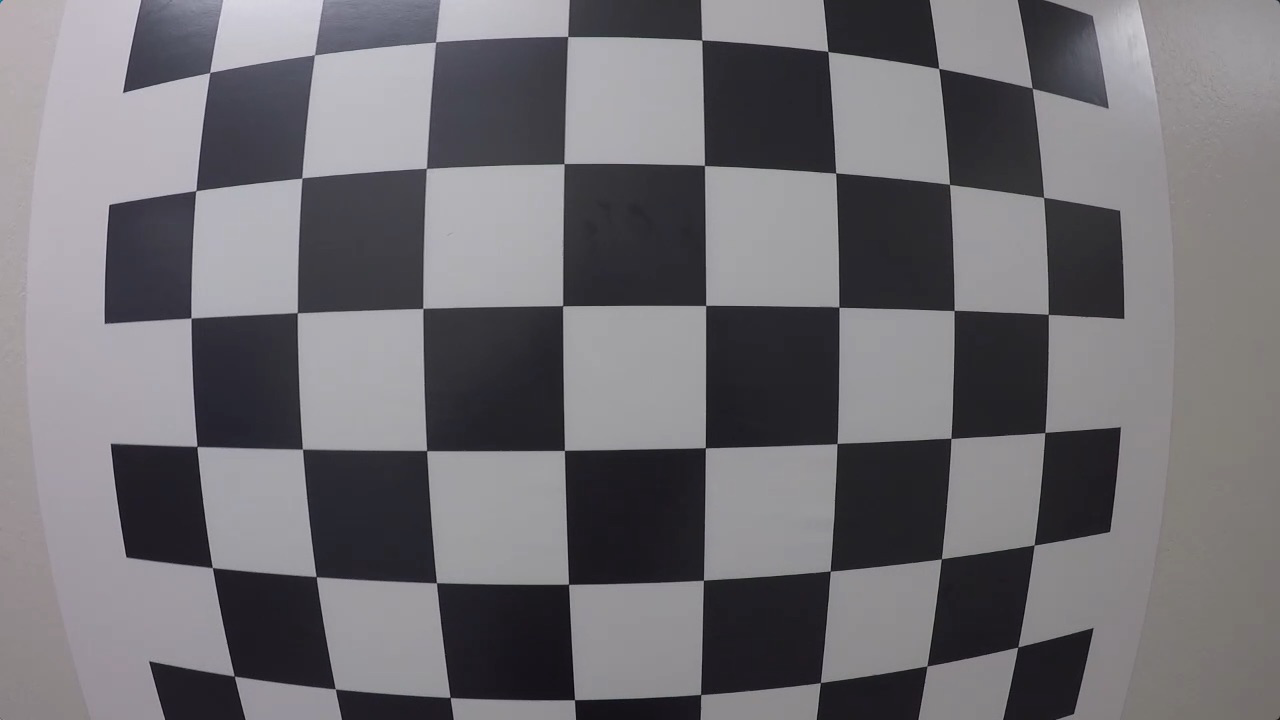
#> input picture Calibration/calibration_test.png, 1280 x 720 px
$ jupyter execute --allow-errors test-calibration.ipynb
#> lines starting #> are read from the running program, lines starting #| are printed output that depends on the picture; after the words box and inside, x2 and y2 are one past the last pixel; in counts of white or black regions, pixels touching at a corner belong together
[cell 1]
import numpy as np
import cv2
import matplotlib.pyplot as plt
import matplotlib.image as mpimg

# prepare object points
nx = 8
ny = 6

# Make a list of calibration images
fname = './Calibration/calibration_test.png'
img = cv2.imread(fname)
#> img is the input picture: shape (720, 1280, 3); mean B, G, R 115.4, 110.9, 112.9

# Convert to grayscale
gray = cv2.cvtColor(img, cv2.COLOR_BGR2GRAY)

# Find the chessboard corners
ret, corners = cv2.findChessboardCorners(gray, (nx, ny), None)
#> ret = True; corners = 48 rows, first 8: [209.5, 72.76], [314.5, 54.59], [435.5, 42.04], [567.8, 36.47], [702, 40.03], [827.9, 51.39], [938.9, 68.44], [1032.2, 88.22]

# If found, draw corners
if ret == True:
    # Draw and display the corners
    cv2.drawChessboardCorners(img, (nx, ny), corners, ret)
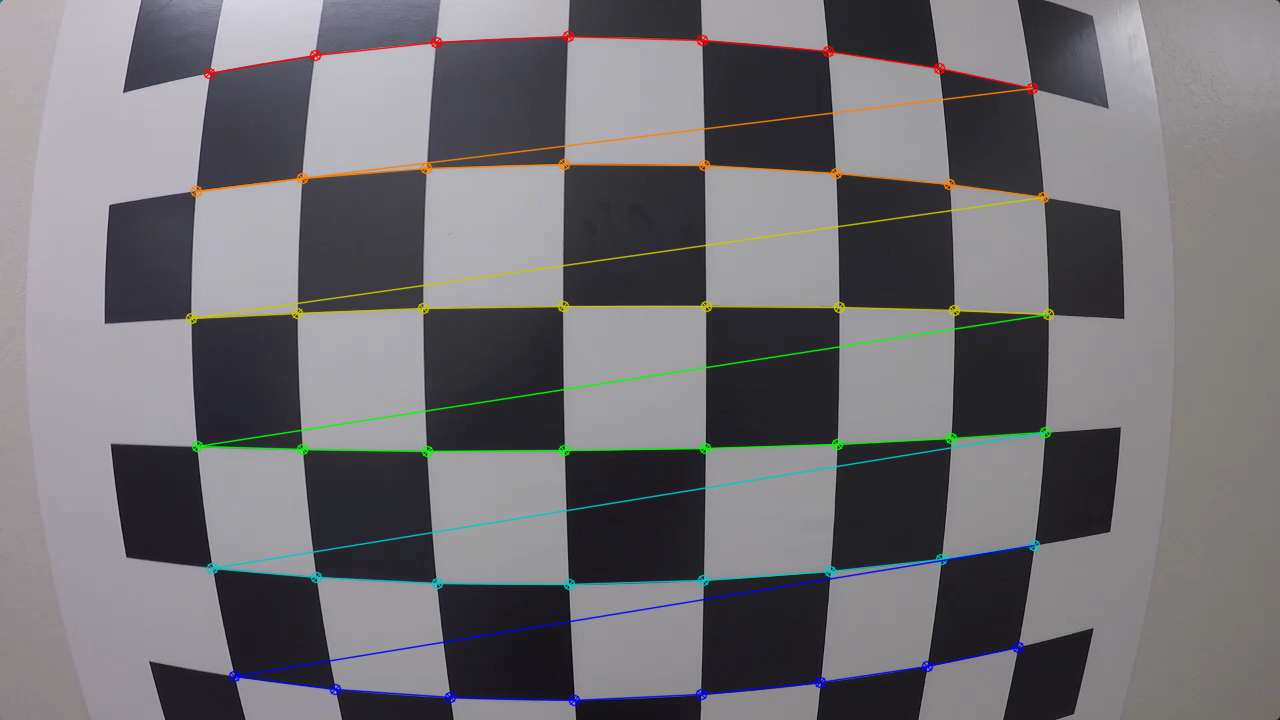
#> img: shape (720, 1280, 3); 3.33% of pixels changed, all inside (x1, y1, x2, y2) = (185, 30, 1055, 707)
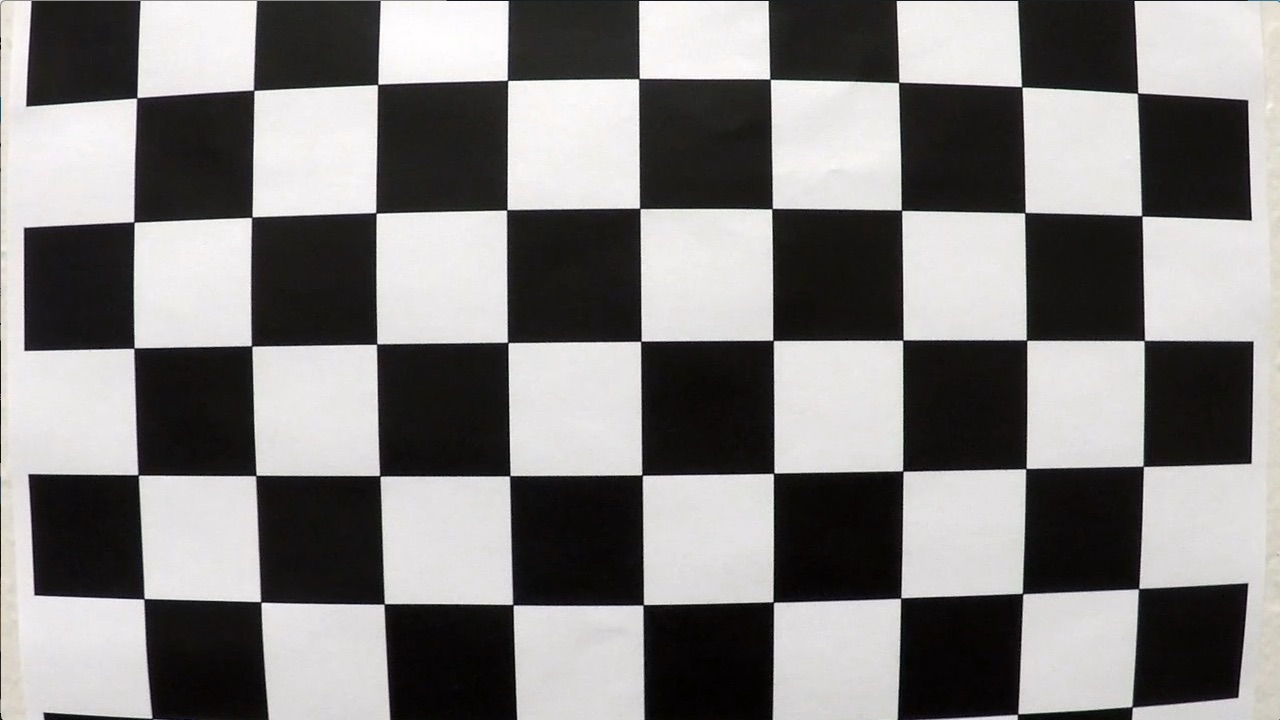
#> input picture Calibration/calibration1.jpg, 1280 x 720 px
#> further down, img is the input picture: shape (720, 1280, 3); mean R, G, B 130.1, 128.4, 127.8
#> `ret, corners = cv2.findChessboardCorners(gray, (9,6), None)`: ret = False; corners = None
    plt.imshow(img)

[cell 2]
import glob

[cell 3]
images = glob.glob('./Calibration/calibration*.jpg')

# Arrays to store obj and image points from the images

objpoints = [] # 3D cords of the images in real world space
imgpoints = [] # 2D cords of the images

objp = np.zeros((6*9, 3), np.float32)
objp[:, :2] = np.mgrid[0:9, 0:6].T.reshape(-1,2) # x,y cords , since the z cord in the image will always be 0
# mgrid returns the cordinate values for a given grid size.

#> (the rest of this cell did not finish here and is left out)

[cell 4]
image_test = cv2.imread('./Calibration/calibration1.jpg')
gray = cv2.cvtColor(image_test,cv2.COLOR_BGR2GRAY)

def cal_undistort(img, objpoints, imgpoints):
    # Use cv2.calibrateCamera() and cv2.undistort()
    ret, mtx, dist, rvecs, tvecs = cv2.calibrateCamera(objpoints, imgpoints, gray.shape[::-1], None, None)
#> ret = 0.402; mtx = [[1215.1, 0, 674.3], [0, 1227, 357.1], [0, 0, 1]]; dist = [[-0.887, 13.5, -0.00382, -0.00756, -85.37]]; rvecs = ([0.506, -0.211, 0.0337],); tvecs = ([-2.2, -0.223, 20.53],)
    dst = cv2.undistort(img, mtx, dist, None, mtx)
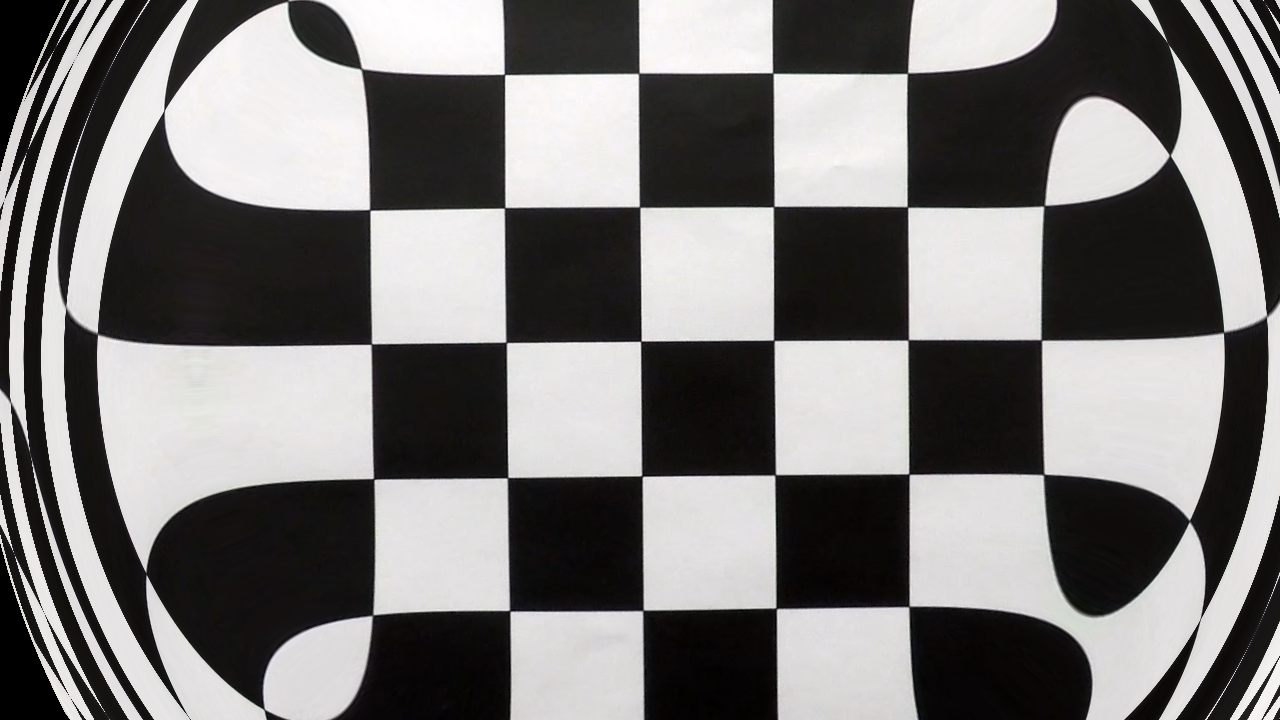
#> dst: shape (720, 1280, 3); mean B, G, R 119.9, 120.6, 122.1
    return dst

undistorted = cal_undistort(image_test, objpoints, imgpoints)

[cell 5]
f, (ax1, ax2) = plt.subplots(1, 2, figsize=(24, 9))
f.tight_layout()
ax1.imshow(image_test)
ax1.set_title('Original Image', fontsize=50)
ax2.imshow(undistorted)
ax2.set_title('Undistorted Image', fontsize=50)
plt.subplots_adjust(left=0., right=1, top=0.9, bottom=0.)
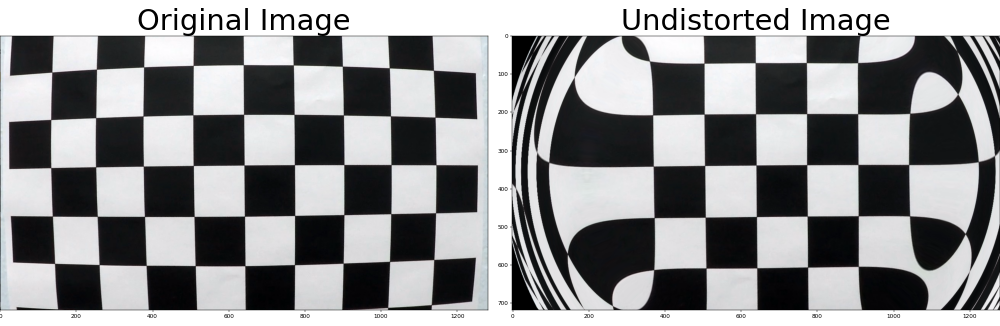
#> figure drawn by matplotlib, 2 panels; B, G, R data is drawn as R, G, B

[cell 6]
nx = 9
image_test = cv2.imread('./Calibration/calibration13.jpg')
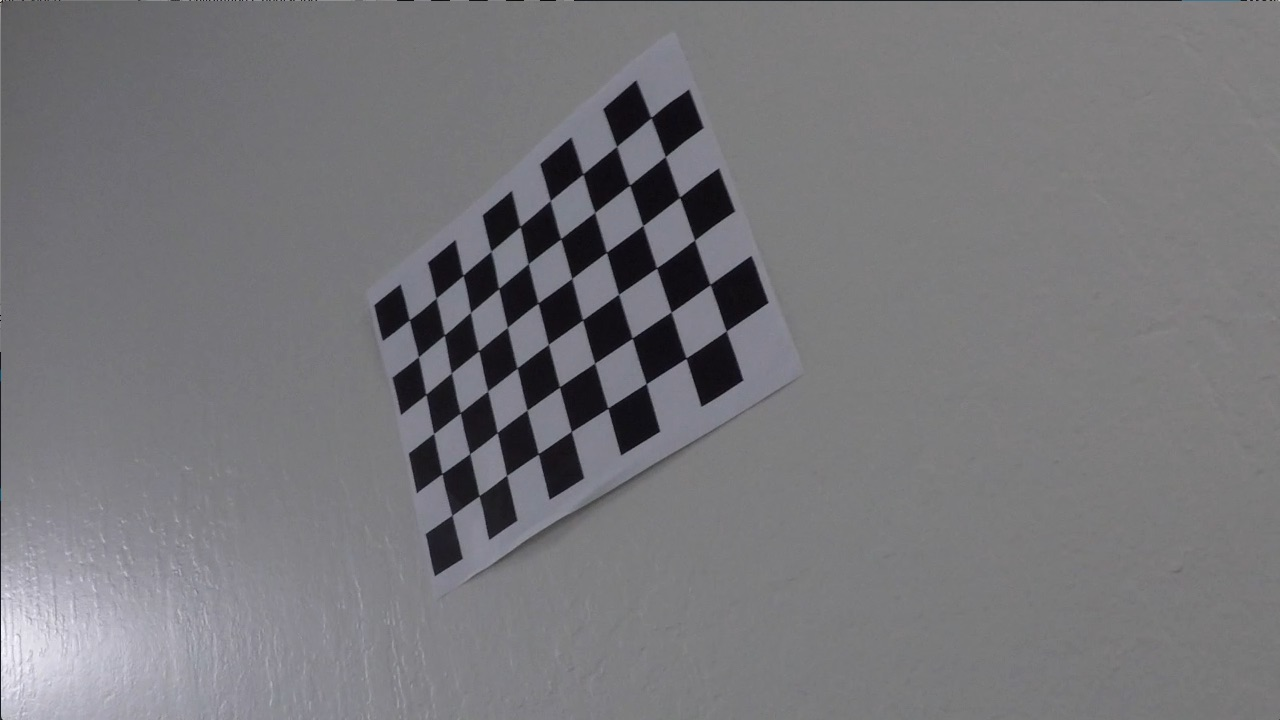
#> input picture Calibration/calibration13.jpg, 1280 x 720 px
#> image_test is the input picture: shape (720, 1280, 3); mean B, G, R 122, 118.5, 119.1
def corners_unwarp(img, nx, ny, mtx, dist):
    # Pass in your image into this function
    # Write code to do the following steps
    # 1) Undistort using mtx and dist
    undist = cv2.undistort(img, mtx, dist, None, mtx)
    # 2) Convert to grayscale
    gray = cv2.cvtColor(undist,cv2.COLOR_BGR2GRAY) # Convert to grayscale
    # 3) Find the chessboard corners
    ret, corners = cv2.findChessboardCorners(gray, (nx, ny), None)
    # 4) If corners found:
    if ret == True:
        # If we found corners, draw them! (just for fun)
        cv2.drawChessboardCorners(undist, (nx, ny), corners, ret)
        # Choose offset from image corners to plot detected corners
        # This should be chosen to present the result at the proper aspect ratio
        # My choice of 100 pixels is not exact, but close enough for our purpose here
        offset = 100 # offset for dst points
        # Grab the image shape

        img_size = (gray.shape[1], gray.shape[0])

        # For source points I'm grabbing the outer four detected corners
        src = np.float32([corners[0], corners[nx-1], corners[-1], corners[-nx]])
        print(src)
        # For destination points, I'm arbitrarily choosing some points to be
        # a nice fit for displaying our warped result
        # again, not exact, but close enough for our purposes
        dst = np.float32([[offset, offset], [img_size[0]-offset, offset],
                                     [img_size[0]-offset, img_size[1]-offset],
                                     [offset, img_size[1]-offset]])
        print(dst)
        # Given src and dst points, calculate the perspective transform matrix
        M = cv2.getPerspectiveTransform(src, dst)
        # Warp the image using OpenCV warpPerspective()
        warped = cv2.warpPerspective(undist, M, img_size)
        #delete the next two lines
        #M = None
        #warped = np.copy(gray)
        return warped, M

#> (the rest of this cell did not finish here and is left out)
